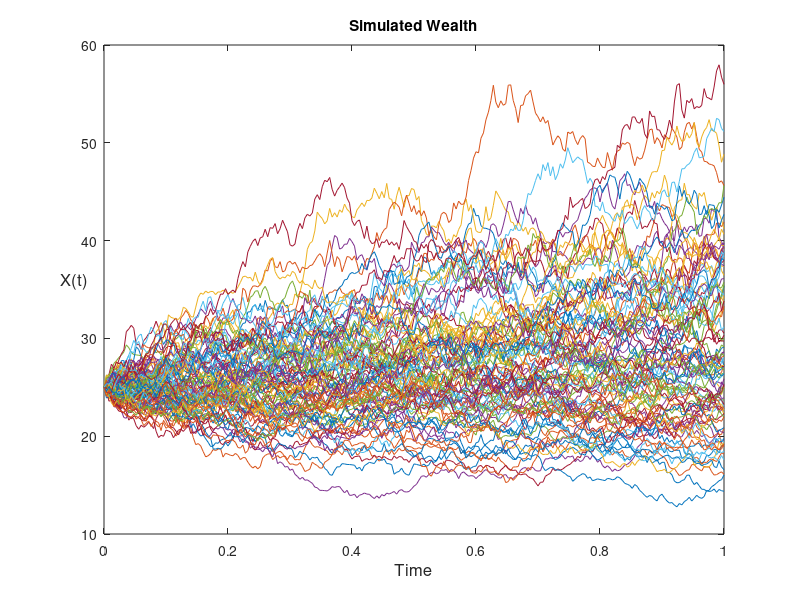

Recreate this plot in MATLAB.
% GBM Exact Solution Simulated
clear all
rng('default');
N        = 100; %iterations
mu       = 0.2;     %drift
sigma    = 0.3;   %volatility
T        = 1      %time
M        = 250; 
dt       = T/M;   %step size       
X0       = 25;    %initial wealth
% Weiner Process Sim 
rand_num = randn(M, N); %generating N(0,1) numbers
W        = [zeros(1,N); sqrt(dt)*cumsum(rand_num)]; % discretized path

% Geometric Brownian Motion_Exact Solution
t        = (0:M)'*dt; 
X_exact  = X0*exp((mu-sigma.^2/2)*t+sigma*W);
plot(t,X_exact);
xlabel('Time','FontSize', 12);
ylabel('X(t)','FontSize',12, 'Rotation', 0);
title('Simulated Wealth');
